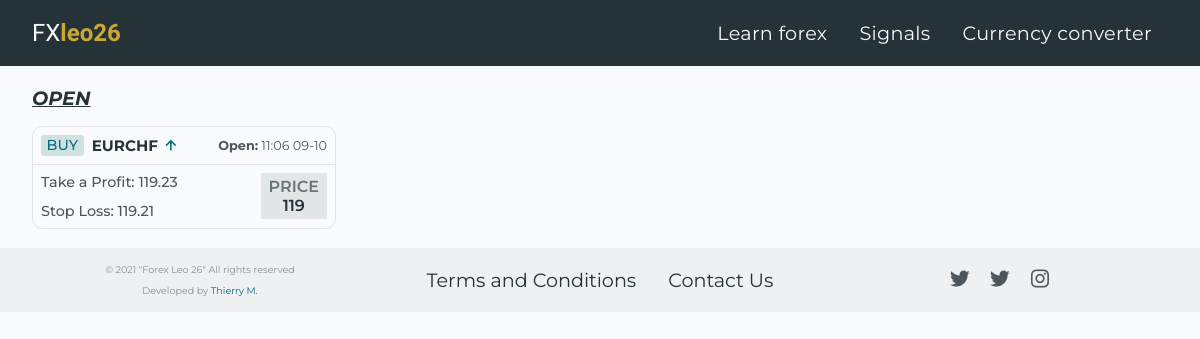
The app's page /signals with its own data.
### forex_26_app/models.py (models this page shows, shortened)
class Post_Signals(db.Model):
    id = db.Column(db.Integer, nullable=False, primary_key=True)
    signal_action = db.Column(db.String(20), nullable=False)
    currencies = db.Column(db.String(20), nullable=False)
    profit = db.Column(db.String(20), nullable=False)
    loss = db.Column(db.String(20), nullable=False)
    price = db.Column(db.String(20))
    posted_date = db.Column(db.DateTime, nullable=False, default=datetime.utcnow)
    user = db.Column(db.Integer, db.ForeignKey('admin.id'), nullable=False)

### forex_26_app/routes.py (the view)
@app.route('/signals')
def signals():
	date = datetime.utcnow() # get current date
	posts_signals = Post_Signals.query.order_by(Post_Signals.posted_date.desc()) # query signal post by date.
	return render_template('signals.html', title="Signals", posts_signals=posts_signals, date=date)

### forex_26_app/templates/signals.html (shortened to what this page needs)
{% extends "layout.html" %}
{% block content %}
<main class="signals-main">
    <h2 class="signal-action">Open</h2>
    <div class="signals-cards-container">
        {% for post in posts_signals %}
        <div class="signal-card">
            <div class="upper-side signal-pad">
                <div class="signal-information-container">
                    <span class="call-to-buy-txt">{{ post.signal_action }}</span>
                    <div class="currency-name-container">
                        <h3 class="currency-name">{{ post.currencies }}</h3>
                        <i class='bx bx-up-arrow-alt arrow-sell-buy'></i>
                    </div>
                </div>
                <div class="time-container">
                    <h4 class="time-open-txt">Open:</h4>
                    <span class="time-n-date-txt">
                        {{ post.posted_date.strftime("%H")|int + 2 }}:{{ post.posted_date.strftime("%M") }} {{ post.posted_date.strftime("%m") }}-{{ post.posted_date.strftime("%d") }}
                    </span>
                </div>
            </div>
            <div class="down-side signal-pad">
                <div class="left-side">
                    <h4 class="profit-loss-txt">Take a Profit: <em>{{ post.profit }}</em></h4>
                    <h4 class="profit-loss-txt">Stop Loss: <em>{{ post.loss }}</em></h4>
                </div>
                <div class="right-side">
                    <span class="price-txt">Price</span>
                    <span class="price-number">{{ post.price }}</span>
                </div>
            </div>
        </div>
        {% endfor %}
    </div>
</main>
{% endblock %}

### forex_26_app/static/signals.css (style rules this page uses)
.signal-pad { padding: .5rem .5rem; }
.signal-action { color: var(--primary-clr); text-transform: uppercase; font-size: 1.2rem; font-style: italic; margin-bottom: 1rem; text-decoration: underline; }
.signals-cards-container { display: flex; flex-wrap: wrap; gap: 1rem; }
.signal-card { border: 1px solid var(--gray-border-clr); border-radius: 10px; width: 304px; }
.upper-side { display: flex; align-items: center; justify-content: space-between; border-bottom: 1px solid var(--gray-border-clr); }
.signal-information-container { display: flex; align-items: center; }
.call-to-buy-txt { color: var(--link-clr); text-transform: uppercase; font-weight: 500; font-size: .9rem; background-color: var(--link-clr-alt); padding: .1rem .35rem; border-radius: 3px; }
.currency-name-container { display: flex; }
.currency-name { text-transform: uppercase; font-size: .95rem; color: var(--primary-clr); margin-left: .5rem; margin-right: .2rem; }
.arrow-sell-buy { font-size: 1.2rem; }
.bx-up-arrow-alt { color: var(--link-clr); }
.time-container { display: flex; }
.time-open-txt, .time-n-date-txt { font-size: .8rem; color: var(--primary-clr-alt); }
.time-n-date-txt { margin-left: .2rem; }
.down-side { display: flex; align-items: center; justify-content: space-between; }
.left-side { display: flex; flex-direction: column; }
.profit-loss-txt { color: var(--primary-clr-alt); font-size: .9rem; font-weight: 500; margin-bottom: .7rem; }
.profit-loss-txt:last-child { margin-bottom: 0; }
.profit-loss-txt em { font-style: normal; }
.right-side { display: flex; flex-direction: column; align-items: center; background-color: var(--gray-border-clr); padding: .25rem .5rem; }
.price-txt { text-transform: uppercase; font-weight: 600; opacity: .8; color: var(--primary-clr-alt); }
.price-number { color: var(--primary-clr); font-weight: 600; }

### forex_26_app/static/currency_converter.css (style rules this page uses)
:root { --select-border: #777; --select-focus: blue; --select-arrow: var(--select-border); }

### forex_26_app/static/style.css (style rules this page uses)
*, *::before, *::after { margin: 0px; padding: 0px; box-sizing: border-box; }
:root { --primary-clr: hsl(197, 20%, 18%); --primary-clr-alt: hsl(197, 8%, 33%); --second-clr: hsl(46, 59%, 50%); --gray-clr: hsl(200, 10%, 94%); --gray-border-clr: #2532371a; --text-mute: hsl(196, 5%, 56%); --white-clr: hsl(210, 20%, 98%); --link-clr: #05697f; --link-clr-alt: #cfe2e0; --red-clr: #d33b25; --red-clr-alt: #ffd4d8; }
body { position: relative; background-color: var(--white-clr); color: var(--primary-clr); font-family: 'Montserrat', sans-serif; }

### records on screen
Post_Signals: signal_action "BUY", currencies "EURCHF", posted_date "11", posted_date "06", posted_date "09", posted_date "10", profit "119.23", loss "119.21", price "119"
